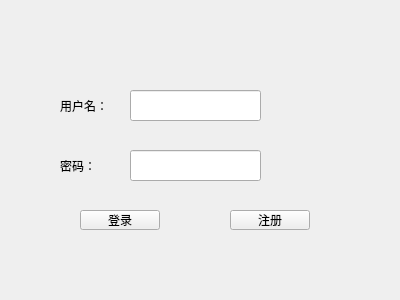
<?xml version="1.0" encoding="UTF-8"?>
<ui version="4.0">
 <class>Form</class>
 <widget class="QWidget" name="Form">
  <property name="geometry">
   <rect>
    <x>0</x>
    <y>0</y>
    <width>400</width>
    <height>300</height>
   </rect>
  </property>
  <property name="windowTitle">
   <string>Form</string>
  </property>
  <widget class="QLineEdit" name="usernameEdit">
   <property name="geometry">
    <rect>
     <x>130</x>
     <y>90</y>
     <width>131</width>
     <height>31</height>
    </rect>
   </property>
  </widget>
  <widget class="QLineEdit" name="passwordEdit">
   <property name="geometry">
    <rect>
     <x>130</x>
     <y>150</y>
     <width>131</width>
     <height>31</height>
    </rect>
   </property>
  </widget>
  <widget class="QPushButton" name="loginButton">
   <property name="geometry">
    <rect>
     <x>80</x>
     <y>210</y>
     <width>80</width>
     <height>20</height>
    </rect>
   </property>
   <property name="text">
    <string>登录</string>
   </property>
  </widget>
  <widget class="QPushButton" name="registerButton">
   <property name="geometry">
    <rect>
     <x>230</x>
     <y>210</y>
     <width>80</width>
     <height>20</height>
    </rect>
   </property>
   <property name="text">
    <string>注册</string>
   </property>
  </widget>
  <widget class="QLabel" name="label">
   <property name="geometry">
    <rect>
     <x>60</x>
     <y>90</y>
     <width>61</width>
     <height>31</height>
    </rect>
   </property>
   <property name="text">
    <string>用户名：</string>
   </property>
  </widget>
  <widget class="QLabel" name="label_2">
   <property name="geometry">
    <rect>
     <x>60</x>
     <y>160</y>
     <width>54</width>
     <height>12</height>
    </rect>
   </property>
   <property name="text">
    <string>密码：</string>
   </property>
  </widget>
 </widget>
 <resources/>
 <connections/>
</ui>
